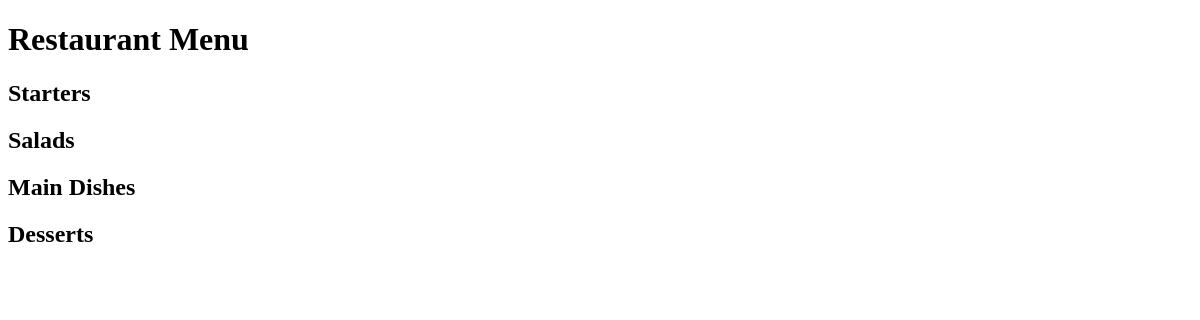
The app's page /, older data.
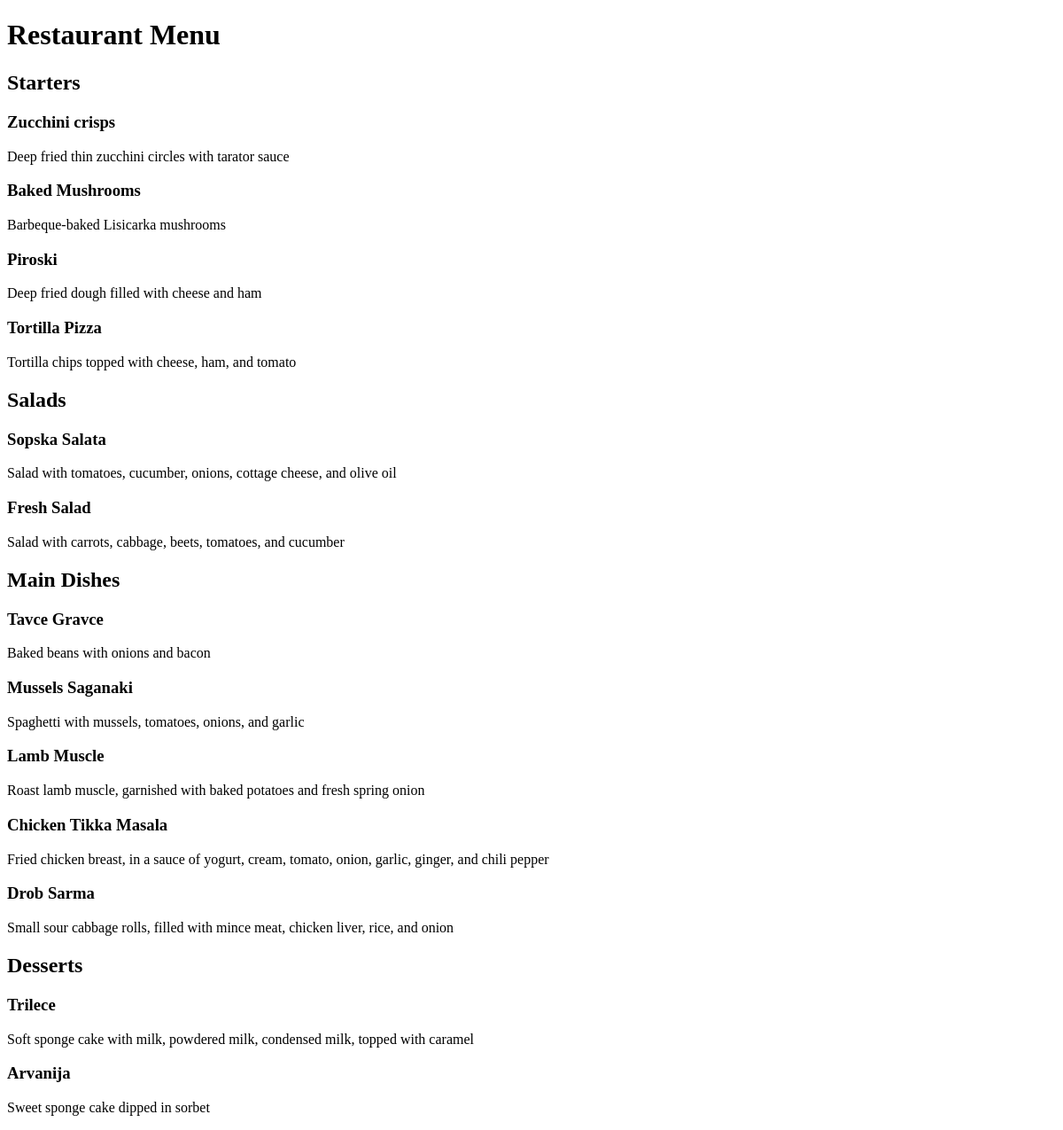
The same page, newer data.
### menu/models.py (models this page shows, shortened)
class Item(models.Model):
    meal = models.CharField(max_length=1000, unique=True)
    description = models.CharField(max_length=2000)
    price = models.DecimalField(decimal_places=2, max_digits=10)
    category = models.CharField(max_length=80, choices=MEAL_TYPE)
    author = models.ForeignKey(User, on_delete=models.PROTECT)
    status = models.IntegerField(choices=STATUS, default=0)
    date_created = models.DateTimeField(auto_now_add=True)
    date_updated = models.DateTimeField(auto_now=True)

### menu/views.py (the view)
# urls.py: path('', views.MenuList.as_view(), name='home')
class MenuList(generic.ListView):
    queryset = Item.objects.order_by("category")
    template_name = "index.html"
    def get_context_data(self, **kwargs):
        context = super().get_context_data(**kwargs)
        context["meals"] = MEAL_TYPE
        return context

### menu/templates/index.html (shortened to what this page needs)
<!DOCTYPE html>
<html lang="en">
<head>
</head>
<body>
    <h1>Restaurant Menu</h1>
        {% for meal in meals %}
            <h2>{{ meal.1 }}</h2>
                {% for row in item_list %}
                    {% if row.category == meal.0 %}
                        {% if row.status == 0 %}
                            <h3><del>{{ row.meal }}</del>></h3>
                        {% else %}
                            <h3>{{ row.meal }}</h3>
                        {% endif %}
                        <p>{{ row.description }}</p>
                    {% endif %}
                {% endfor %}
        {% endfor %}
</body>
</html>

Row changes from the older to the newer data that the page shows:
added Item: meal "Zucchini crisps", description "Deep fried thin zucchini circles with tarator sauce", shown under "Starters"
added Item: meal "Baked Mushrooms", description "Barbeque-baked Lisicarka mushrooms", shown under "Starters"
added Item: meal "Piroski", description "Deep fried dough filled with cheese and ham", shown under "Starters"
added Item: meal "Tortilla Pizza", description "Tortilla chips topped with cheese, ham, and tomato", shown under "Starters"
added Item: meal "Sopska Salata", description "Salad with tomatoes, cucumber, onions, cottage cheese, and olive oil", shown under "Salads"
added Item: meal "Fresh Salad", description "Salad with carrots, cabbage, beets, tomatoes, and cucumber", shown under "Salads"
added Item: meal "Tavce Gravce", description "Baked beans with onions and bacon", shown under "Main Dishes"
added Item: meal "Mussels Saganaki", description "Spaghetti with mussels, tomatoes, onions, and garlic", shown under "Main Dishes"
added Item: meal "Lamb Muscle", description "Roast lamb muscle, garnished with baked potatoes and fresh spring onion", shown under "Main Dishes"
added Item: meal "Chicken Tikka Masala", description "Fried chicken breast, in a sauce of yogurt, cream, tomato, onion, garlic, ginger, and chili pepper", shown under "Main Dishes"
added Item: meal "Drob Sarma", description "Small sour cabbage rolls, filled with mince meat, chicken liver, rice, and onion", shown under "Main Dishes"
added Item: meal "Trilece", description "Soft sponge cake with milk, powdered milk, condensed milk, topped with caramel", shown under "Desserts"
added Item: meal "Arvanija", description "Sweet sponge cake dipped in sorbet", shown under "Desserts"
